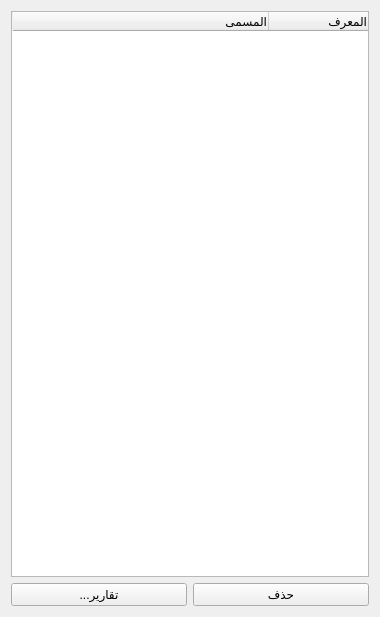
             <widget class="QWidget" name="page_9">
              <property name="geometry">
               <rect>
                <x>0</x>
                <y>0</y>
                <width>380</width>
                <height>617</height>
               </rect>
              </property>
              <attribute name="label">
               <string>المسميات الوظيفية</string>
              </attribute>
              <layout class="QGridLayout" name="gridLayout_37">
               <item row="0" column="0" colspan="2">
                <widget class="QTableWidget" name="positions_table">
                 <property name="layoutDirection">
                  <enum>Qt::RightToLeft</enum>
                 </property>
                 <property name="styleSheet">
                  <string notr="true"/>
                 </property>
                 <property name="selectionMode">
                  <enum>QAbstractItemView::SingleSelection</enum>
                 </property>
                 <property name="selectionBehavior">
                  <enum>QAbstractItemView::SelectRows</enum>
                 </property>
                 <attribute name="horizontalHeaderStretchLastSection">
                  <bool>true</bool>
                 </attribute>
                 <column>
                  <property name="text">
                   <string>المعرف</string>
                  </property>
                  <property name="textAlignment">
                   <set>AlignTrailing|AlignVCenter</set>
                  </property>
                 </column>
                 <column>
                  <property name="text">
                   <string>المسمى</string>
                  </property>
                  <property name="textAlignment">
                   <set>AlignTrailing|AlignVCenter</set>
                  </property>
                 </column>
                </widget>
               </item>
               <item row="1" column="0">
                <widget class="QPushButton" name="position_report_btn">
                 <property name="text">
                  <string>...تقارير</string>
                 </property>
                </widget>
               </item>
               <item row="1" column="1">
                <widget class="QPushButton" name="delete_position_btn">
                 <property name="text">
                  <string>حذف</string>
                 </property>
                </widget>
               </item>
              </layout>
             </widget>
